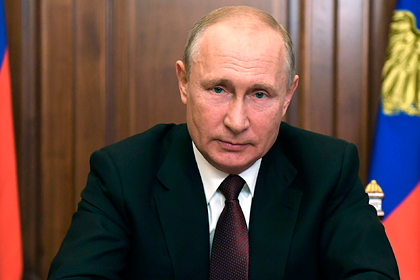
#> input picture input/image_6.jpg, 420 x 280 px
$ python 'ORB (Oriented FAST and Rotated BRIEF).py'
#> lines starting #> are read from the running program, lines starting #| are printed output that depends on the picture; after the words box and inside, x2 and y2 are one past the last pixel; in counts of white or black regions, pixels touching at a corner belong together
import numpy as np
import cv2
import matplotlib.pyplot as plt

image = cv2.imread('input/image_6.jpg', cv2.IMREAD_GRAYSCALE)
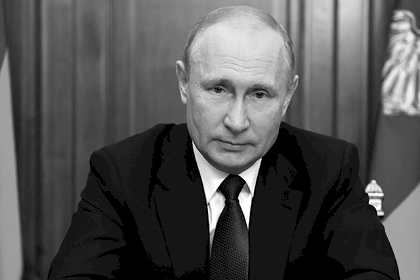
#> image: shape (280, 420); min 0, max 255, mean 81.6
template = cv2.imread('input/image_6_template.jpg',cv2.IMREAD_GRAYSCALE) # trainImage
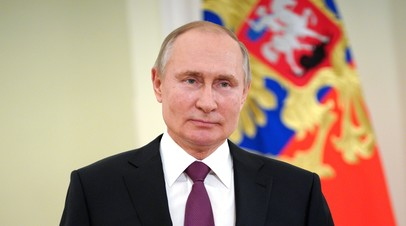
#> input picture input/image_6_template.jpg, 406 x 226 px
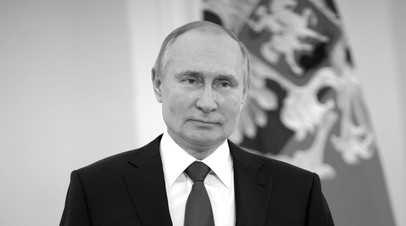
#> template: shape (226, 406); min 0, max 255, mean 154.7

titles = ["original", "template"]
images = [image,template]
for i in range(2):
    plt.subplot(1,2,i+1),plt.imshow(cv2.cvtColor(images[i], cv2.COLOR_BGR2RGB))
    plt.title(titles[i])
    plt.xticks([]),plt.yticks([])
plt.show()
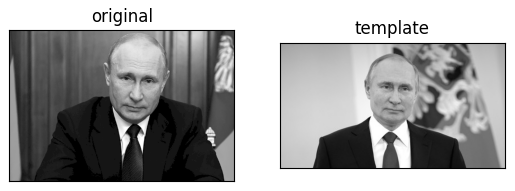
#> figure drawn by matplotlib, 2 panels

# Инициализируем ORB
orb = cv2.ORB_create()

# Находим ключевые точки и дескрипторы с помощью ORB
kp_template, des_template = orb.detectAndCompute(template,None)
#> kp_template = 453 keypoints; strongest (x, y, size): (162, 134, 31), (161, 134, 37.2), (161, 135, 44.6), (226, 141, 31)
kp_image, des_image = orb.detectAndCompute(image,None)
#> kp_image = 488 keypoints; strongest (x, y, size): (369, 202, 31), (370, 202, 37.2), (378, 214, 31), (240, 175, 31)

# Инициализируем BFMatcher
bf = cv2.BFMatcher(cv2.NORM_HAMMING, crossCheck=True)

# Находим соответсвия между дескрипторами
matches = bf.match(des_template,des_image)
#> matches = 105 matches
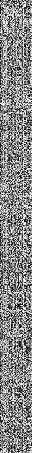
#> des_template: shape (453, 32); min 0, max 255, mean 135.1

# Сортируем соответсвия по дистанции от меньшей к большей
matches = sorted(matches, key = lambda x:x.distance)

# Рисуем первые 100 соответсвий.
result = cv2.drawMatches(template,kp_template,image,kp_image,matches[:30],None,flags=cv2.DrawMatchesFlags_NOT_DRAW_SINGLE_POINTS)
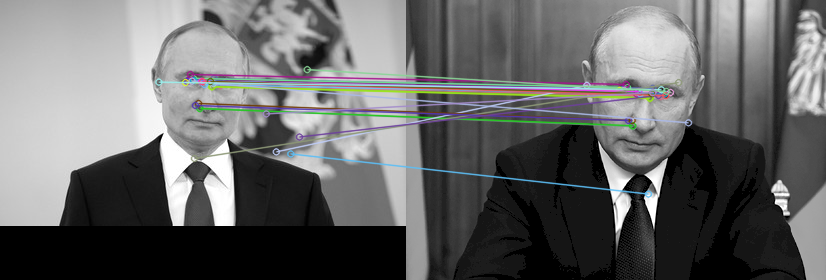
#> result: shape (280, 826, 3); mean of channels 0, 1, 2 104, 104, 103.5; drawn as B, G, R
plt.imshow(result),plt.show()
cv2.imwrite('outputs/100.jpg', result)

# Записываем первые 10 соответсвий с эталона и исходного изображения
src_pts = np.float32([kp_template[m.queryIdx].pt for m in matches[:10]]).reshape(-1, 1, 2)
#> src_pts = [[226, 81], [213.6, 78], [189, 79], [187, 81], [193, 78], [220, 85], [185, 82], [200, 108], [202, 82], [212, 86]]
dst_pts = np.float32([kp_image[m.trainIdx].pt for m in matches[:10]]).reshape(-1, 1, 2)
#> dst_pts = [[264, 92], [246.2, 87.84], [214.8, 87.6], [217.2, 88.8], [221, 87], [254.4, 96], [213, 90], [226.8, 126], [234, 93], [243.6, 97.2]]

# Рассчитываем матрицу гомографии
h, _ = cv2.findHomography(src_pts, dst_pts)
#> h = [[0.144, -0.512, 121.6], [-0.134, 0.365, 40.06], [-0.0018, -0.00205, 1]]

# Трансформируем исходное изображение, используя полученную гомографию
# im_out = cv2.warpPerspective(template, h, (image.shape[1],image.shape[0]))


rectangle_pts = np.float32([[0, 0],
                            [0, template.shape[0]],
                            [template.shape[1], 0],
                            [template.shape[1], template.shape[0]]]).reshape(-1, 1, 2)
#> rectangle_pts = [[0, 0], [0, 226], [406, 0], [406, 226]]

rectangle_pts = cv2.perspectiveTransform(rectangle_pts, h).reshape(-1, 2)
#> rectangle_pts = [[121.6, 40.06], [11.07, 228.5], [666.2, -53], [-331.2, -351.5]]

# Находим углы рамки
left_top = [image.shape[1], image.shape[0]]
#> left_top = [420, 280]
right_bottom = [0, 0]

for point in rectangle_pts:
    # Находим левую верхнюю точку рамки
    if point[0] < left_top[0]:
        left_top[0] = point[0] if point[0] >= 0 else 0
    if point[1] < left_top[1]:
        left_top[1] = point[1] if point[1] >= 0 else 0

    # Находим правую нижнюю точку рамки
    if point[0] > right_bottom[0]:
        right_bottom[0] = point[0] if point[0] <= image.shape[1] else image.shape[1]
    if point[1] > right_bottom[1]:
        right_bottom[1] = point[1] if point[1] <= image.shape[0] else image.shape[0]
#> this loop made 4 passes
#> after the loop, left_top = [0, 0]; right_bottom = [420, 228.5]

# Чтобы рамку было видно у края изображения:
left_top = [int(left_top[0]), int(left_top[1])]
if left_top[0] == 0:
    left_top[0] += 10
if left_top[1] == 0:
    left_top[1] += 10

right_bottom = [int(right_bottom[0]), int(right_bottom[1])]
#> right_bottom = [420, 228]
if right_bottom[0] == image.shape[1]:
    right_bottom[0] -= 10
if right_bottom[1] == image.shape[0]:
    right_bottom[1] -= 10

# Рисуем рамку
result = image.copy()
cv2.rectangle(result, left_top, right_bottom, 255, 10)
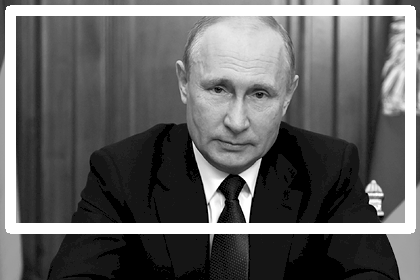
#> result: shape (280, 420); 11.52% of pixels changed, all inside (x1, y1, x2, y2) = (5, 5, 416, 234)
cv2.imwrite('outputs/resultorb6.jpg', result)

# Вывод mathplotlib
plt.imshow(cv2.cvtColor(result, cv2.COLOR_BGR2RGB))
plt.show()
